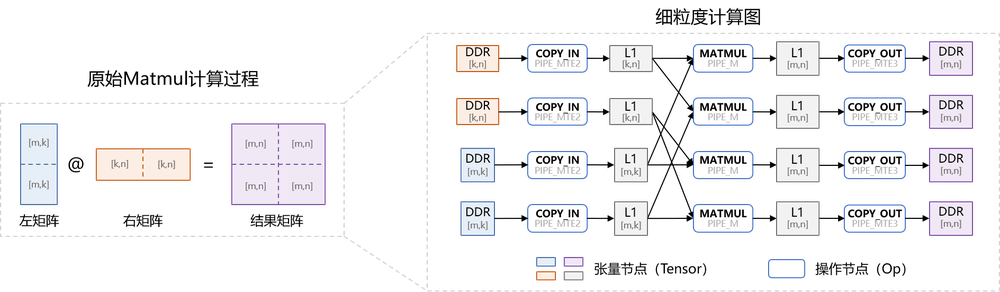
#> input picture 20hw_myskill_distribution/20hw_myskill_distribution/workshop_v1/求解/题面图/image1.png, 1000 x 292 px, shrunk from 1889 x 551 before the run
$ python check_chinese.py '../../../../workshop_v1/求解/题面图/image1.png'
#> lines starting #> are read from the running program, lines starting #| are printed output that depends on the picture
### 20hw_myskill_distribution/20hw_myskill_distribution/.agents/skills/academic-figure-skill/scripts/chinese_fonts.py
#!/usr/bin/env python3
"""Resolve and smoke-test an installed Chinese-capable matplotlib font.

The resolver deliberately verifies glyph coverage instead of trusting a font
family name.  This prevents matplotlib's silent fallback from turning Chinese
labels into tofu boxes or an English-only fallback.
"""
from __future__ import annotations

import argparse
import json
import logging
import warnings
from dataclasses import asdict, dataclass
from pathlib import Path
from typing import Iterable


REQUIRED_GLYPHS = "中文测量单位预测残差模型基线改进值"


@dataclass(frozen=True)
class FontInfo:
    path: str
    family: str
    glyphs_checked: str


# [60 lines left out: functions _font_paths, _supports, find_chinese_font, configure_matplotlib, not called in this run]


def inspect_image(path: Path) -> dict:
    """Check that a rendered raster exists, has dimensions, and is nonblank."""
    from PIL import Image, ImageChops, ImageStat

    if not path.is_file() or path.stat().st_size == 0:
        return {"path": str(path), "ok": False, "error": "输出文件不存在或为空"}
    try:
        image = Image.open(path).convert("RGB")
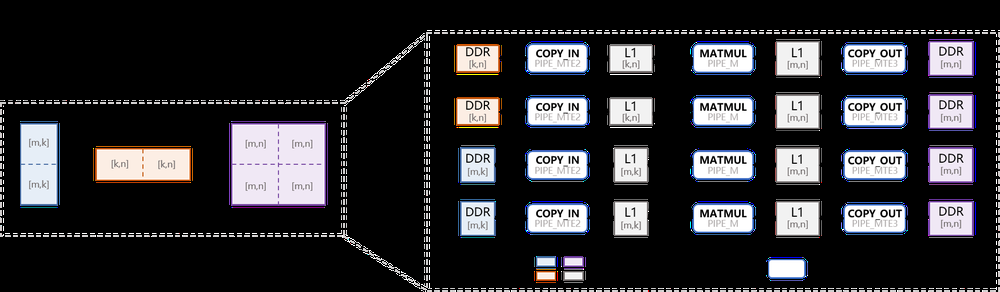
#> image: PIL image 1000x292 RGB; mean R, G, B 49.3, 48.8, 51.9
        gray = image.convert("L")
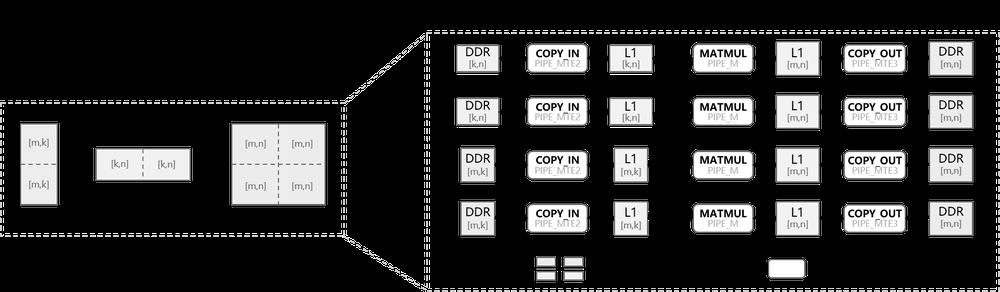
#> gray: PIL image 1000x292 L; min 0, max 255, mean 49.3
        variance = ImageStat.Stat(gray).var[0]
#> variance = 8516.9
        ink = ImageChops.difference(gray, Image.new("L", gray.size, 255)).getbbox()
#> ink = (0, 0, 1000, 292)
        margin = min(ink[0], ink[1], image.width - ink[2], image.height - ink[3]) if ink else 0
#> margin = 0
        checks = {
            "nonblank": variance > 0.1 and bool(ink),
            "scaling": image.width >= 300 and image.height >= 200,
            "clipping": margin >= 2,
            "grayscale": variance > 5,
            # Text/marker overlap still needs a visual pass; keep it explicit
            # in the report instead of pretending pixel heuristics can prove it.
            "overlap": "manual_visual_review_required",
        }
#> checks = {'nonblank': True, 'scaling': True, 'clipping': False, 'grayscale': True, 'overlap': 'manual_visual_review_required'}
        return {"path": str(path), "ok": all(value is True for key, value in checks.items() if key != "overlap"),
                "size": [image.width, image.height], "variance": variance, "margin": margin, "checks": checks}
    except Exception as exc:  # pragma: no cover - Pillow backend dependent
        return {"path": str(path), "ok": False, "error": str(exc)}


# [57 lines left out: functions render_smoke_test, main, not called in this run]


# [2 lines that do not run on import are left out]

### 20hw_myskill_distribution/20hw_myskill_distribution/.claude/skills/academic-figure-skill/scripts/check_chinese.py
#!/usr/bin/env python3
"""Static and rendered QA gate for Chinese scientific figure text."""
from __future__ import annotations

import os
import re
import shutil
import subprocess
from pathlib import Path

from chinese_fonts import inspect_image

CJK_RE = re.compile(r"[\u3400-\u9fff]")
PY_FONT_MARKERS = ("FontProperties", "find_chinese_font", "font_manager")
R_FONT_MARKERS = ("systemfonts", "sysfonts", "showtext", "font_add")


def _read(target: str) -> tuple[str, str]:
    if os.path.isfile(target):
        path = Path(target)
        if path.suffix.lower() in {".png", ".jpg", ".jpeg", ".tif", ".tiff", ".pdf"}:
            return "", path.suffix.lower()
        return path.read_text(encoding="utf-8", errors="replace"), path.suffix.lower()
    return target, ""


def check(target, journal="nature-genetics"):
    source, suffix = _read(target)
    if suffix in {".png", ".jpg", ".jpeg", ".tif", ".tiff"}:
        result = inspect_image(Path(target))
#> result = 6 items
        return "Chinese glyph render", bool(result.get("ok")), [str(result)]
    if suffix == ".pdf":
        ok = Path(target).is_file() and Path(target).stat().st_size > 0
        messages = ["PDF exists" if ok else "PDF missing or empty"]
        if ok and shutil.which("pdftotext"):
            extracted = subprocess.run(["pdftotext", "-layout", target, "-"], capture_output=True, text=True,
                                       encoding="utf-8", errors="replace", check=False).stdout
            has_cjk = bool(CJK_RE.search(extracted))
            messages.append("PDF contains extractable Chinese glyph text" if has_cjk else
                            "FAIL: PDF has no extractable Chinese glyph text")
            ok = ok and has_cjk
        return "Chinese glyph render", ok, messages

    messages = []
    has_cjk = bool(CJK_RE.search(source))
    if not has_cjk:
        messages.append("FAIL: ordinary result-figure display text must include Chinese labels/captions")
    is_python = suffix in {".py", ""} and ("matplotlib" in source or "plt." in source or "fig," in source)
    is_r = suffix in {".r", ".rmd", ".qmd"} or "ggplot(" in source
    if is_python:
        if not any(marker in source for marker in PY_FONT_MARKERS):
            messages.append("FAIL: Python figure must resolve an installed Chinese font and use FontProperties/fallback")
        if not re.search(r"unicode_minus[\"']?\s*(?:\])?\s*[\"']?\s*[:=]\s*False", source):
            messages.append("FAIL: Python figure must set axes.unicode_minus=False")
        if not re.search(r"canvas\.draw\s*\(", source):
            messages.append("FAIL: Python figure must call fig.canvas.draw() before export")
    if is_r:
        if not any(marker in source for marker in R_FONT_MARKERS):
            messages.append("FAIL: R figure must detect fonts with systemfonts/sysfonts/showtext")
        if not re.search(r"(?:png\s*\([^)]*type\s*=\s*['\"]cairo|cairo_pdf\s*\()", source, re.I | re.S):
            messages.append("FAIL: R figure must use Cairo rendering for PNG/PDF")
    passed = has_cjk and not any(message.startswith("FAIL:") for message in messages)
    if passed:
        messages.append("PASS: Chinese labels, font resolution, minus-sign and draw/render gate detected")
    return "Chinese text/font QA", passed, messages


if __name__ == "__main__":
    import argparse
    parser = argparse.ArgumentParser()
    parser.add_argument("target")
    args = parser.parse_args()
    name, passed, messages = check(args.target)
#> name = 'Chinese glyph render'; passed = False; messages = 1 item
    print(name)
#| Chinese glyph render
    print("\n".join(messages))
#> (printed output is left out)
#> (the run stopped early here; a loop or call above may not have finished)

$ run again, on 20hw_myskill_distribution/20hw_myskill_distribution/workshop_v1/求解/题面图/image3.png
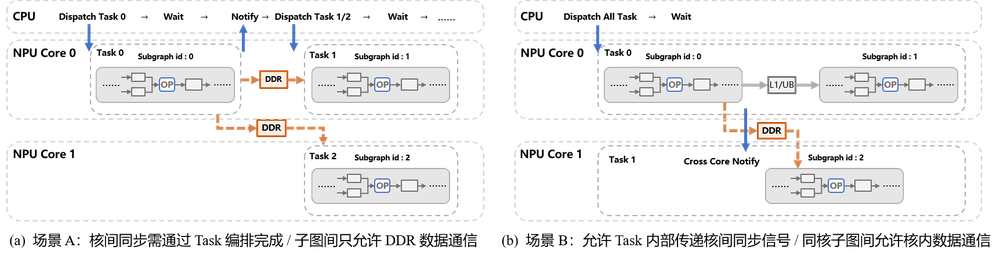
#> input picture 20hw_myskill_distribution/20hw_myskill_distribution/workshop_v1/求解/题面图/image3.png, 1000 x 258 px, shrunk from 1724 x 444 before the run
#> in inspect_image, `image = Image.open(path).convert("RGB")`:
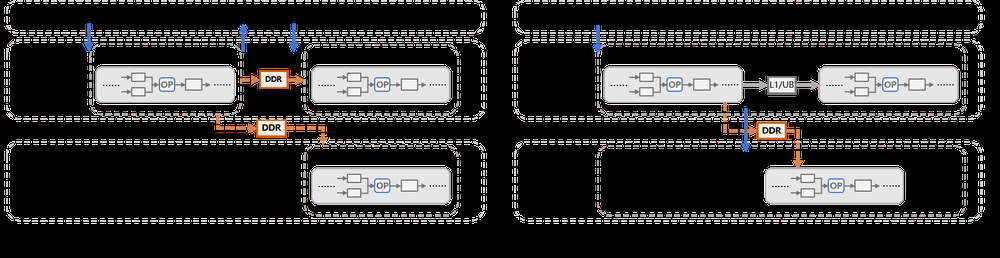
#> image: PIL image 1000x258 RGB; mean R, G, B 50.9, 49.9, 49.8
#> variance = 8204.7
#> ink = (0, 0, 1000, 258)
#> margin = 0
#> checks = {'nonblank': True, 'scaling': True, 'clipping': False, 'grayscale': True, 'overlap': 'manual_visual_review_required'}
#> result = 6 items
#> name = 'Chinese glyph render'; passed = False; messages = 1 item
#| Chinese glyph render
#> (printed output is left out)

$ run again, on 20hw_myskill_distribution/20hw_myskill_distribution/workshop_v1/求解/题面图/image4.png
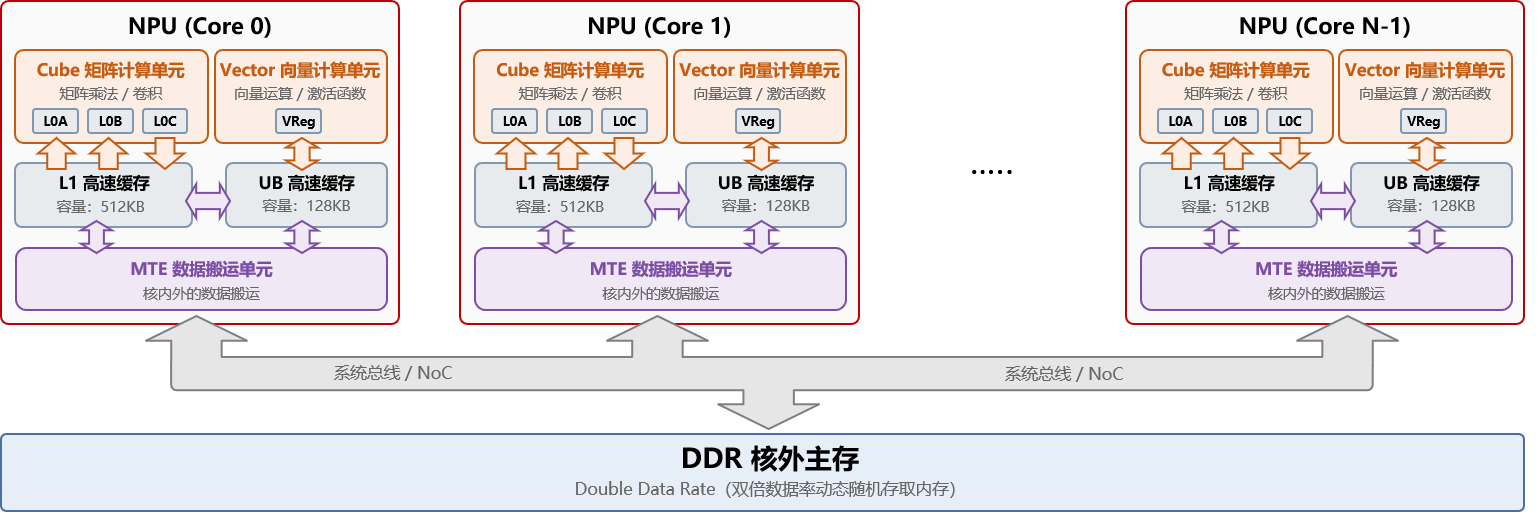
#> input picture 20hw_myskill_distribution/20hw_myskill_distribution/workshop_v1/求解/题面图/image4.png, 1537 x 512 px
#> in inspect_image, `image = Image.open(path).convert("RGB")`:
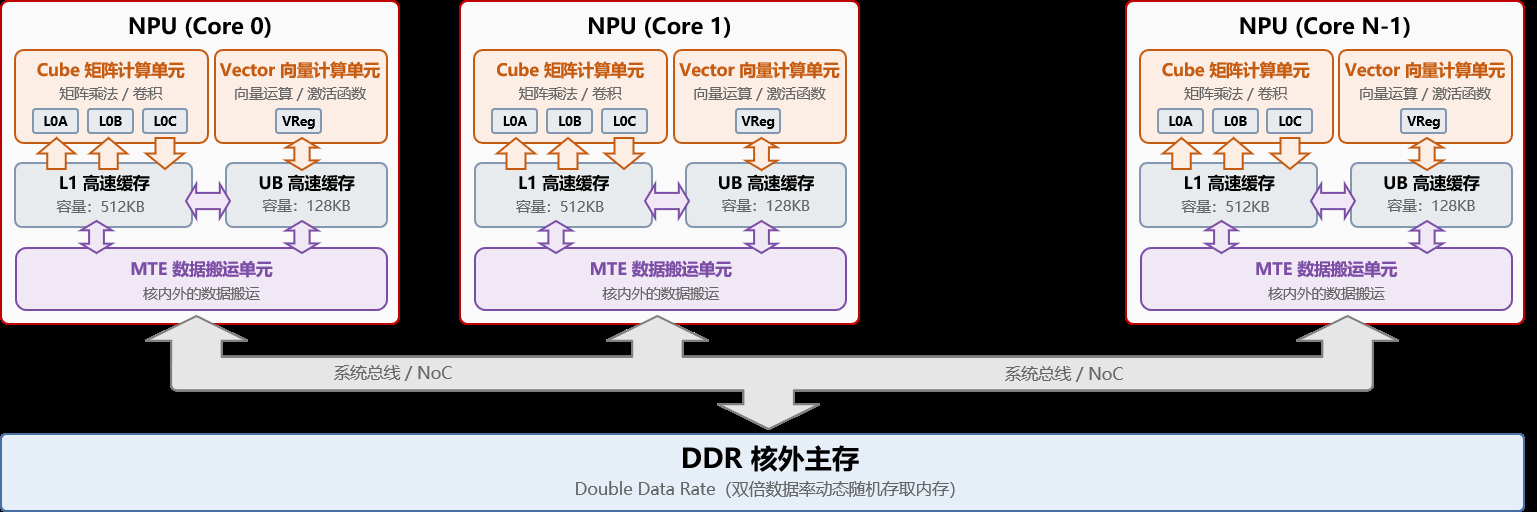
#> image: PIL image 1537x512 RGB; mean R, G, B 160.1, 155.1, 157
#> in inspect_image, `gray = image.convert("L")`:
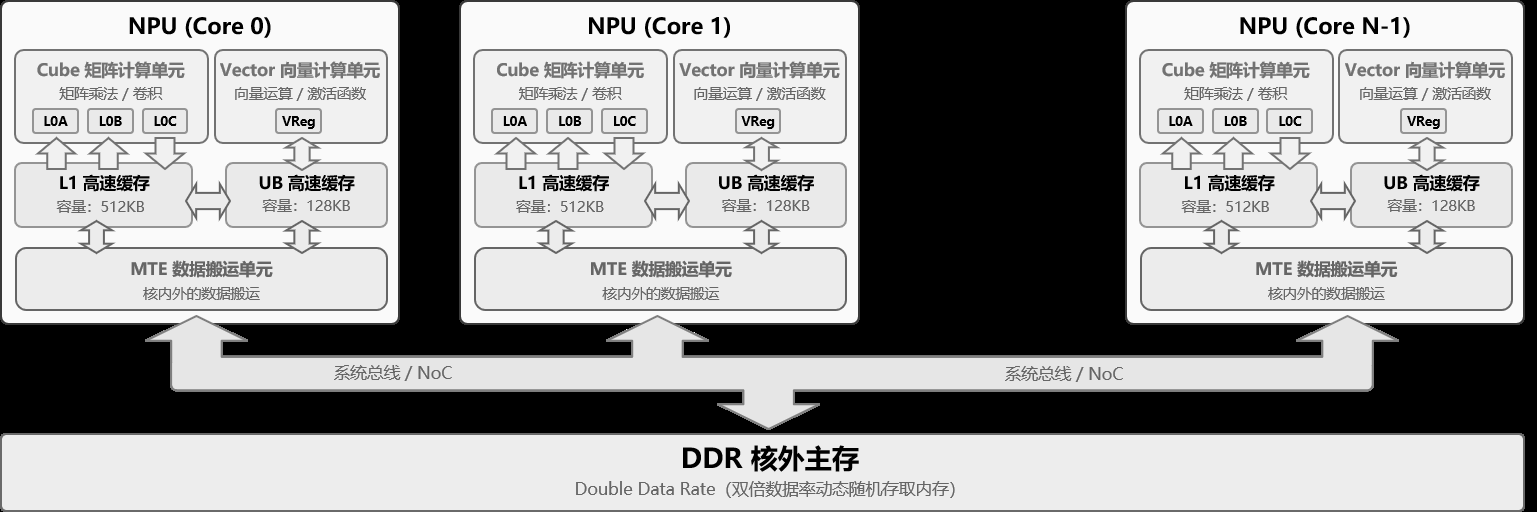
#> gray: PIL image 1537x512 L; min 0, max 255, mean 156.8
#> variance = 11662.3
#> ink = (0, 0, 1537, 512)
#> margin = 0
#> checks = {'nonblank': True, 'scaling': True, 'clipping': False, 'grayscale': True, 'overlap': 'manual_visual_review_required'}
#> result = 6 items
#> name = 'Chinese glyph render'; passed = False; messages = 1 item
#| Chinese glyph render
#> (printed output is left out)
